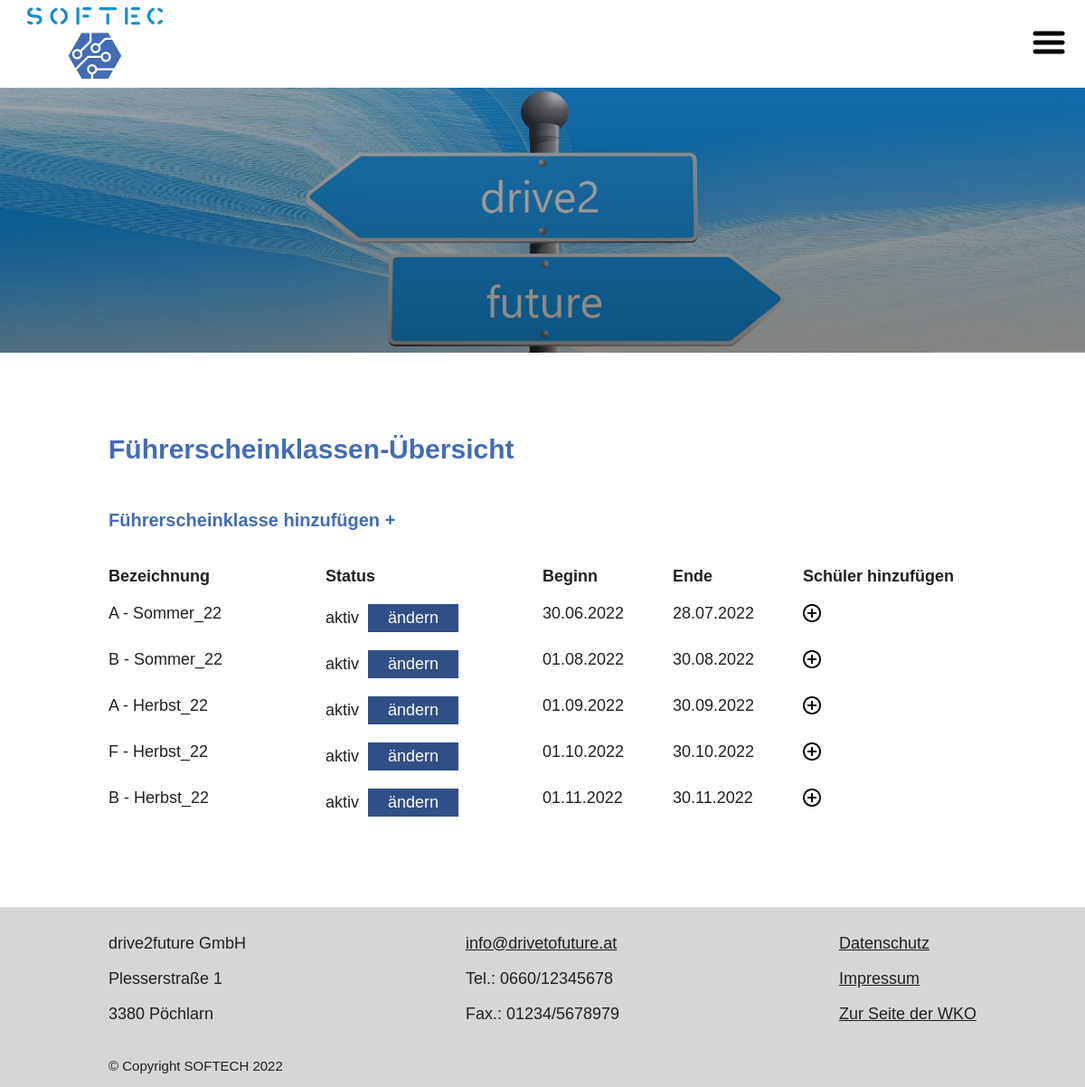
Page /views/classes.php (signed in) on the committed database.
### tables this page shows
CREATE TABLE `class` (
    `id_class` int(11) NOT NULL,
    `class_label` varchar(45) NOT NULL,
    `status` varchar(45) NOT NULL,
    `begin_date` date NOT NULL,
    `end_date` date NOT NULL
  );

### models/db_connection.php (called while the page is built, shortened)
<?php
function get_db()
{
  static $db;
  if ($db instanceof PDO) {
    return $db;
  }
  $dsn = sprintf('mysql:host=%s;dbname=%s;', DB_HOST, DB_NAME);
  $db = new PDO($dsn, DB_USER, DB_PASS);
  return $db;
}

### models/classes.php (called while the page is built, shortened)
<?php
require_once __DIR__.'/db_connection.php';
function get_classes(){
    $sql = 'select `id_class`,`class_label`,`status`,`begin_date`,`end_date` from class;';
    $stmt = get_db()->query($sql);
    $res = $stmt->fetchAll();
    return $res;
}

### controllers/classes.php (called while the page is built, shortened)
<?php
require_once __DIR__ .'/../models/classes.php';
$classes = get_classes();

### views/classes.php (the view, shortened to what this page needs)
<?php
require_once __DIR__ . '/../controllers/classes.php';
?>
<!DOCTYPE html>
<html lang="en">
<?php require_once __DIR__ . '/partials/head.php' ?>
<body>
  <?php require_once __DIR__ . '/partials/navbar.php' ?>
  <div class="container">
    <h1><a name="Anker1">Führerscheinklassen-Übersicht</h1>
    <h2><a href="classAdd.php">Führerscheinklasse hinzufügen +</a></h2>
    <div class="cl-item cl-headlines">
      <div class="cl-row">
        <div class="box-1">Bezeichnung</div>
        <div class="box-2">Status</div>
        <div class="box-3">Beginn</div>
        <div class="box-4">Ende</div>
        <div class="box-5">Schüler hinzufügen</div>
      </div>
    </div>
    <?php foreach ($classes as $class) : ?>
    <div class="cl-item">
      <div class="cl-row">
        <div class="box-1"><span>Bezeichnung: </span><?php echo $class['class_label']; ?></div>
        <div class="box-2"><span>Status: </span>
          <div class="status"><?php echo $class['status']; ?></div>
          <form action='../controllers/classes.php' method='POST'>
            <input type="submit" value="ändern" class="toggle">
          </form>
        </div>
        <div class="box-3"><span>Beginn: </span><?php echo date('d.m.Y', strtotime($class['begin_date'])) ?></div>
        <div class="box-4"><span>Ende: </span><?php echo date('d.m.Y', strtotime($class['end_date'])) ?></div>
        <div class="box-5">
          <form action='../views/classesAddStudents.php#Anker1' method='POST'>
            <button type="submit" value="Schüler hinzufügen"><img src="/drive2future/assets/img/add_icon.png"
                width="20" /></button>
          </form>
        </div>
      </div>
    </div>
    <?php endforeach ?>
  </div>
  <?php require_once __DIR__ . '/partials/footer.php' ?>
</body>
</html>

### assets/css/style.css (style rules this page uses)
body { font-size: 10px; font-family: Helvetica, sans-serif; color: #202020; margin: 0; }
body h1 { font-size: 3em; margin-bottom: 50px; color: #426cb4; }
body h2 { font-size: 2em; text-decoration: none; color: #426cb4; margin-bottom: 40px; }
body h2 a { text-decoration: none; color: #426cb4; }
body button { cursor: pointer; }
body .container { padding: 0 180px; margin-bottom: 80px; }
@media (max-width: 1200px) { body .container { padding: 0 120px; } }
body .container .cl-item { display: flex; flex-direction: column; font-size: 1.8em; }
body .container .cl-item.cl-headlines { font-weight: bold; }
body .container .cl-item .cl-row { display: flex; flex-direction: row; margin-bottom: 20px; }
@media (min-width: 1151px) { body .container .cl-item .cl-row .box-1 { width: 25%; } }
@media (min-width: 1151px) { body .container .cl-item .cl-row .box-2 { width: 25%; } }
@media (min-width: 1151px) { body .container .cl-item .cl-row .box-2 form { display: inline; } }
@media (min-width: 1151px) { body .container .cl-item .cl-row .box-3 { width: 15%; } }
@media (min-width: 1151px) { body .container .cl-item .cl-row .box-4 { width: 15%; } }
@media (min-width: 1151px) { body .container .cl-item .cl-row .box-5 { width: 20%; } }
body .container .cl-item .cl-row .box-2 form { display: inline; }
body .container .cl-item .cl-row .box-5 form { display: inline; }
body .container .cl-item .cl-row .box-5 button { background: none; border: none; padding: 0; }
body .container .cl-item .cl-row .box-5 button img { vertical-align: bottom; }
body .container .cl-item .cl-row .toggle { min-width: 100px; font-size: 18px; padding: 5px 15px; display: inline; margin-bottom: 0; }
body .container .cl-item .cl-row .status { display: inline; margin-right: 5px; }
body .container input { font-size: 1.8em; display: block; margin-bottom: 20px; width: 400px; }
body .container input[type=submit] { width: fit-content; min-width: 250px; padding: 5px 40px; background-color: #304f84; color: white; border: none; cursor: pointer; }

### rows in the picture
class: class_label "A - Sommer_22", status "aktiv", begin_date "30.06.2022", end_date "28.07.2022"
class: class_label "B - Sommer_22", status "aktiv", begin_date "01.08.2022", end_date "30.08.2022"
class: class_label "A - Herbst_22", status "aktiv", begin_date "01.09.2022", end_date "30.09.2022"
class: class_label "F - Herbst_22", status "aktiv", begin_date "01.10.2022", end_date "30.10.2022"
class: class_label "B - Herbst_22", status "aktiv", begin_date "01.11.2022", end_date "30.11.2022"
